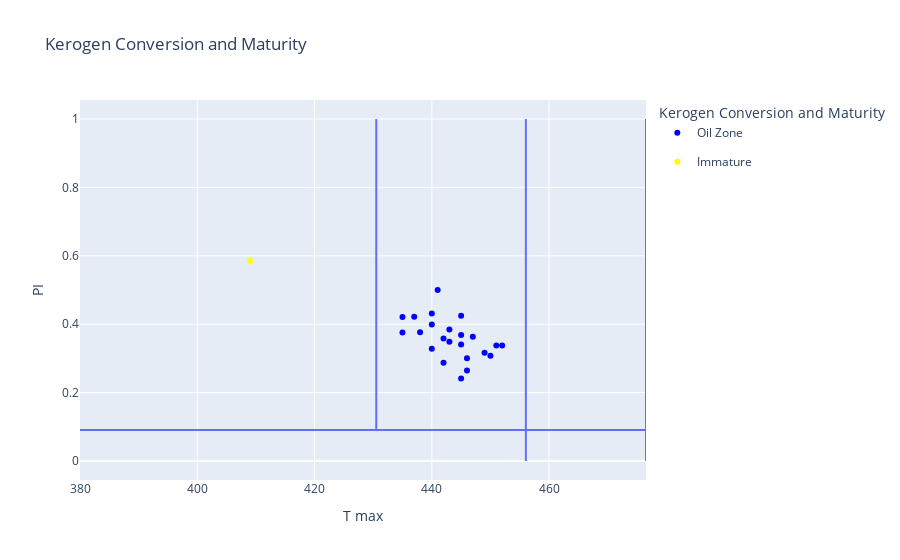

The notebook cell saved with this chart:
### Code cell
def kerogen_conversion_maturity_plot( FEE_AL_910, KEROGEN_TYPE_CONVERSION_I) :
    
    kerogen_conversion_maturity( FEE_AL_910) 
    
    import plotly.express as px
    import plotly.graph_objects as go
    
    
    ###################################
    
    
    
    fig1 = px.scatter(x=FEE_AL_910['T max'], y=FEE_AL_910['PI'], hover_name = FEE_AL_910["Depth"]   ) 

    fig2 = px.line(x=KEROGEN_TYPE_CONVERSION_I['x1'], y=KEROGEN_TYPE_CONVERSION_I['y1'])
    fig3 = px.line(x=KEROGEN_TYPE_CONVERSION_I['x2'], y=KEROGEN_TYPE_CONVERSION_I['y2'])
    fig4 = px.line(x=KEROGEN_TYPE_CONVERSION_I['x3'], y=KEROGEN_TYPE_CONVERSION_I['y3'])
    fig5 = px.line(x=KEROGEN_TYPE_CONVERSION_I['x4'], y=KEROGEN_TYPE_CONVERSION_I['y4'])

    fig6 = go.Figure(data=fig1.data + fig2.data + fig3.data + fig4.data + fig5.data)
    fig6.update_layout( 
        title="Kerogen Conversion and Maturity",   #
    xaxis_title="T max",
    yaxis_title="PI",
    legend_title="Kerogen Conversion and Maturity"           )
    #fig6.show()
    
    ##################################

    fig1 = px.scatter(x=FEE_AL_910['T max'], y=FEE_AL_910['PI'], hover_name = FEE_AL_910["Depth"]       
        ,
                 color =  FEE_AL_910['KEROGEN TYPE/CONVERSION'] , 
                      #color = FEE_AL_910['Formation']  , 

    color_discrete_map = {"Immature":  "yellow"  ,                           
    "Oil Zone"  :"blue"  ,
    "Condensate Wet Gas Zone":"red",  "Dry Gas Zone" : "pink" ,  "Low level conversion" : "green"
    }  ) 

    fig2 = px.line(x=KEROGEN_TYPE_CONVERSION_I['x1'], y=KEROGEN_TYPE_CONVERSION_I['y1'])
    fig3 = px.line(x=KEROGEN_TYPE_CONVERSION_I['x2'], y=KEROGEN_TYPE_CONVERSION_I['y2'])
    fig4 = px.line(x=KEROGEN_TYPE_CONVERSION_I['x3'], y=KEROGEN_TYPE_CONVERSION_I['y3'])
    fig5 = px.line(x=KEROGEN_TYPE_CONVERSION_I['x4'], y=KEROGEN_TYPE_CONVERSION_I['y4'])

    fig6 = go.Figure(data=fig1.data + fig2.data + fig3.data + fig4.data + fig5.data)
    fig6.update_layout( 
        title="Kerogen Conversion and Maturity",   #
    xaxis_title="T max",
    yaxis_title="PI",
    legend_title="Kerogen Conversion and Maturity"           )
    fig6.show()
 
# PERFECT

kerogen_conversion_maturity_plot( FEE_AW_3402, KEROGEN_TYPE_CONVERSION_I)

### Figure 1 — Plotly figure (JSON) as saved in the notebook; plotly's stock layout.template omitted (floating-point values rounded to 4 significant figures)
{"data": [{"hovertemplate": "<b>%{hovertext}</b><br><br>color=Oil Zone<br>x=%{x}<br>y=%{y}<extra></extra>", "hovertext": [9161, 9297, 9644, 9716, 9825, 9866, 9894, 9966, 10006, 10044, 10146, 10176, 10216, 10291, 10374, 10405, 10467, 10519, 10554, 10576, 10633, 10687, 10718], "legendgroup": "Oil Zone", "marker": {"color": "blue", "symbol": "circle"}, "mode": "markers", "name": "Oil Zone", "orientation": "v", "showlegend": true, "type": "scatter", "x": [437, 445, 442, 440, 442, 440, 435, 443, 438, 446, 445, 450, 449, 452, 440, 447, 443, 445, 435, 445, 451, 441, 446], "xaxis": "x", "y": [0.4215, 0.2409, 0.2871, 0.3994, 0.358, 0.3279, 0.3757, 0.3489, 0.3766, 0.3002, 0.3405, 0.3079, 0.3163, 0.338, 0.4316, 0.363, 0.3845, 0.3687, 0.4211, 0.4245, 0.3374, 0.5, 0.2649], "yaxis": "y"}, {"hovertemplate": "<b>%{hovertext}</b><br><br>color=Immature<br>x=%{x}<br>y=%{y}<extra></extra>", "hovertext": [9520], "legendgroup": "Immature", "marker": {"color": "yellow", "symbol": "circle"}, "mode": "markers", "name": "Immature", "orientation": "v", "showlegend": true, "type": "scatter", "x": [409], "xaxis": "x", "y": [0.5857], "yaxis": "y"}, {"hovertemplate": "x=%{x}<br>y=%{y}<extra></extra>", "legendgroup": "", "line": {"color": "#636efa", "dash": "solid"}, "marker": {"symbol": "circle"}, "mode": "lines", "name": "", "orientation": "v", "showlegend": false, "type": "scatter", "x": [380, 476.5, null, null, null, null, null, null], "xaxis": "x", "y": [0.09081, 0.09081, null, null, null, null, null, null], "yaxis": "y"}, {"hovertemplate": "x=%{x}<br>y=%{y}<extra></extra>", "legendgroup": "", "line": {"color": "#636efa", "dash": "solid"}, "marker": {"symbol": "circle"}, "mode": "lines", "name": "", "orientation": "v", "showlegend": false, "type": "scatter", "x": [430.5, 430.5, null, null, null, null, null, null], "xaxis": "x", "y": [0.09081, 1, null, null, null, null, null, null], "yaxis": "y"}, {"hovertemplate": "x=%{x}<br>y=%{y}<extra></extra>", "legendgroup": "", "line": {"color": "#636efa", "dash": "solid"}, "marker": {"symbol": "circle"}, "mode": "lines", "name": "", "orientation": "v", "showlegend": false, "type": "scatter", "x": [456.0, 456.0, null, null, null, null, null, null], "xaxis": "x", "y": [0, 1, null, null, null, null, null, null], "yaxis": "y"}, {"hovertemplate": "x=%{x}<br>y=%{y}<extra></extra>", "legendgroup": "", "line": {"color": "#636efa", "dash": "solid"}, "marker": {"symbol": "circle"}, "mode": "lines", "name": "", "orientation": "v", "showlegend": false, "type": "scatter", "x": [476.5, 476.5, null, null, null, null, null, null], "xaxis": "x", "y": [0, 1, null, null, null, null, null, null], "yaxis": "y"}], "layout": {"legend": {"title": {"text": "Kerogen Conversion and Maturity"}}, "title": {"text": "Kerogen Conversion and Maturity"}, "xaxis": {"title": {"text": "T max"}}, "yaxis": {"title": {"text": "PI"}}}}
